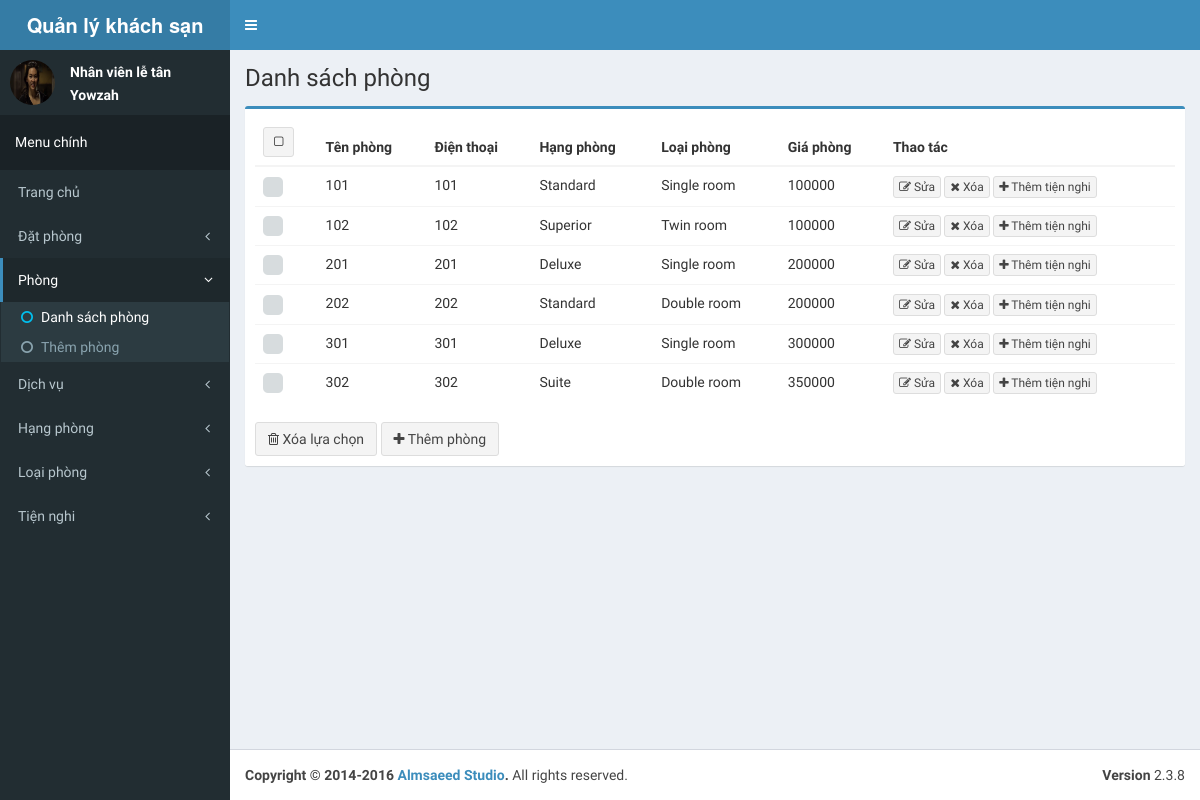
/admin/room, run on an earlier commit of the app's database.
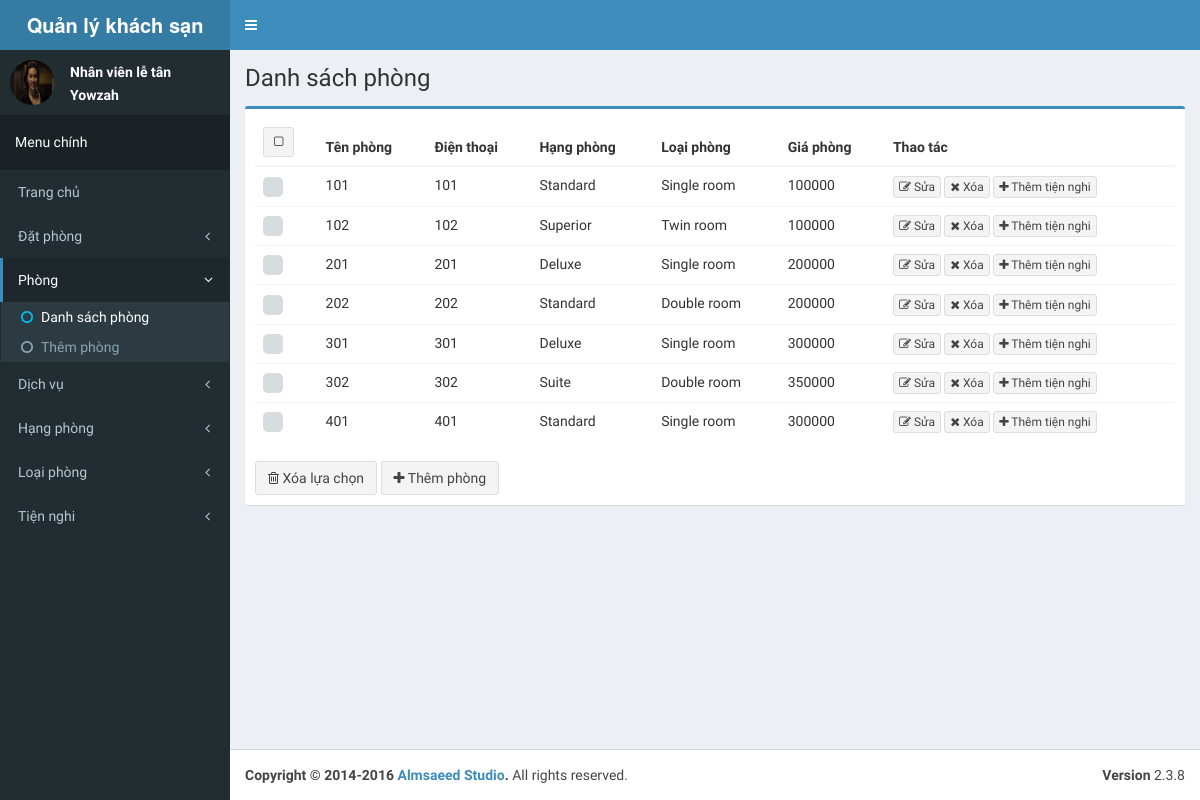
And on a later commit of the database.
### tables this page shows
CREATE TABLE `room` (
  `room_id` int(11) NOT NULL AUTO_INCREMENT,
  `room` varchar(255) DEFAULT NULL,
  `tel` varchar(255) DEFAULT NULL,
  `rank_id` int(11) DEFAULT NULL,
  `type_id` int(11) DEFAULT NULL,
  `price` int(11) DEFAULT NULL,
  `state` bit(1) DEFAULT NULL,
  PRIMARY KEY (`room_id`),
  KEY `rank_id` (`rank_id`),
  KEY `type_id` (`type_id`),
  CONSTRAINT `room_ibfk_1` FOREIGN KEY (`rank_id`) REFERENCES `rank` (`rank_id`) ON DELETE CASCADE ON UPDATE CASCADE,
  CONSTRAINT `room_ibfk_2` FOREIGN KEY (`type_id`) REFERENCES `type` (`type_id`) ON DELETE CASCADE ON UPDATE CASCADE
);

CREATE TABLE `rank` (
  `rank_id` int(11) NOT NULL AUTO_INCREMENT,
  `rank` varchar(255) DEFAULT NULL,
  PRIMARY KEY (`rank_id`)
);

CREATE TABLE `type` (
  `type_id` int(11) NOT NULL AUTO_INCREMENT,
  `type` varchar(255) DEFAULT NULL,
  PRIMARY KEY (`type_id`)
);

### application/core/MY_Controller.php (called while the page is built, shortened)
<?php defined('BASEPATH') OR exit('No direct script access allowed');
class MY_Controller extends CI_Controller
{
    protected $data = array();
    function __construct()
    {
        $this->data['page_title'] = 'CI_App';
        $this->data['before_head'] = '';
        $this->data['before_body'] = '';
    }
    protected function render($the_view = NULL, $template = 'master')
    {
        if ($template == 'json' || $this->input->is_ajax_request()) {
            header('Content-Type: application/json');
            echo json_encode($this->data);
        } else {
            $this->data['the_view_content'] = (is_null($the_view)) ? '' : $this->load->view($the_view, $this->data, TRUE);;
            $this->load->view('templates/' . $template . '_view', $this->data);
        }
    }
}
class Admin_Controller extends MY_Controller
{
    protected function render($the_view = NULL, $template = 'admin_master')
    {
        parent::render($the_view, $template);
    }
}

### index.php (called while the page is built, shortened)
<?php
require_once BASEPATH.'core/CodeIgniter.php';

### application/config/config.php (called while the page is built, shortened)
<?php
$config['base_url'] = 'http://localhost:8080/qlks/';
$config['index_page'] = '';
$config['uri_protocol']	= 'REQUEST_URI';
$config['url_suffix'] = '';
$config['language']	= 'english';
$config['charset'] = 'UTF-8';
$config['enable_hooks'] = FALSE;
$config['subclass_prefix'] = 'MY_';
$config['composer_autoload'] = FALSE;
$config['permitted_uri_chars'] = 'a-z 0-9~%.:_\-';
$config['enable_query_strings'] = FALSE;
$config['controller_trigger'] = 'c';
$config['function_trigger'] = 'm';
$config['directory_trigger'] = 'd';
$config['allow_get_array'] = TRUE;
$config['log_threshold'] = 0;
$config['log_path'] = '';
$config['log_file_extension'] = '';
$config['log_file_permissions'] = 0644;
$config['log_date_format'] = 'Y-m-d H:i:s';
$config['error_views_path'] = '';
$config['cache_path'] = '';
$config['cache_query_string'] = FALSE;
$config['encryption_key'] = 'doctor';
$config['sess_driver'] = 'files';
$config['sess_cookie_name'] = 'ci_session';
$config['sess_expiration'] = 7200;
$config['sess_save_path'] = NULL;
$config['sess_match_ip'] = FALSE;
$config['sess_time_to_update'] = 300;
$config['sess_regenerate_destroy'] = FALSE;
$config['cookie_prefix']	= '';
$config['cookie_domain']	= '';
$config['cookie_path']		= '/';
$config['cookie_secure']	= FALSE;
$config['cookie_httponly'] 	= FALSE;
$config['standardize_newlines'] = FALSE;
$config['global_xss_filtering'] = FALSE;
$config['csrf_protection'] = FALSE;
$config['csrf_token_name'] = 'csrf_test_name';
$config['csrf_cookie_name'] = 'csrf_cookie_name';
$config['csrf_expire'] = 7200;
$config['csrf_regenerate'] = TRUE;
$config['csrf_exclude_uris'] = array();
$config['compress_output'] = FALSE;
$config['time_reference'] = 'local';
$config['rewrite_short_tags'] = FALSE;
$config['proxy_ips'] = '';

### application/models/admin/Model_room.php (called while the page is built, shortened)
<?php defined('BASEPATH') OR exit('No direct script access allowed');
class Model_room extends CI_Model
{
    public function get_list($start, $limit)
    {
        return $this->db->select('room_id, room, tel, rank, type, price, state')
            ->from('room')
            ->join('rank', 'room.rank_id = rank.rank_id')
            ->join('type', 'room.type_id = type.type_id')
            ->limit($limit, $start)
            ->order_by('room', 'ASC')
            ->get()->result_array();
    }
}

### application/views/admin/room/list_view.php (the view, shortened to what the changed rows need)
<div class="row">
    <div class="col-xs-12">
        <div class="box box-primary">
            <?php
            $att = array('role' => 'form');
            echo form_open('', $att);
            ?>
            <div class="box-body">
                <table id="example2" class="table table-hover">
                    <thead>
                    <tr>
                        <th><button type="button" class="btn btn-default btn-sm checkbox-toggle"><i class="fa fa-square-o"></i></button></th>
                        <th>Tên phòng</th>
                        <th>Điện thoại</th>
                        <th>Hạng phòng</th>
                        <th>Loại phòng</th>
                        <th>Giá phòng</th>
                        <th>Thao tác</th>
                    </tr>
                    </thead>
                    <tbody>
                    <?php
                    if (isset($list_room) && count($list_room)){
                        foreach ($list_room as $key => $val){
                    ?>
                    <tr>
                        <td><input type="checkbox" name="checkbox[]" value="<?php echo $val['room_id']; ?>"></td>
                        <td><?php echo htmlspecialchars($val['room']); ?></td>
                        <td><?php echo htmlspecialchars($val['tel']); ?></td>
                        <td><?php echo $val['rank']; ?></td>
                        <td><?php echo $val['type']; ?></td>
                        <td><?php echo htmlspecialchars($val['price']); ?></td>
                        <td>
                            <a href="<?php echo base_url(); ?>admin/room/edit/<?php echo $val['room_id']; ?>"><button type="button" class="btn btn-default btn-xs"><i class="fa fa-edit"></i> Sửa</button></a>
                            <a href="<?php echo base_url(); ?>admin/room/del/<?php echo $val['room_id']; ?>"><button type="button" class="btn btn-default btn-xs del-btn"><i class="fa fa-times"></i> Xóa</button></a>
                            <a href="<?php echo base_url(); ?>admin/utility/detail/<?php echo $val['room_id']; ?>"><button type="button" class="btn btn-default btn-xs"><i class="fa fa-plus"></i> Thêm tiện nghi</button></a>
                        </td>
                    </tr>
                    <?php
                        }
                    }
                    else{
                        echo '<tr><td colspan="6">Không có dữ liệu</td></tr>';
                    }
                    ?>
                    </tbody>
                </table>
            </div>
            <?php echo form_close(); ?>
        </div>
    </div>
</div>

What changed in the data, as far as the page shows it:
added room: room "401", tel "401", rank.rank "Standard", type.type "Single room", price "300000"
